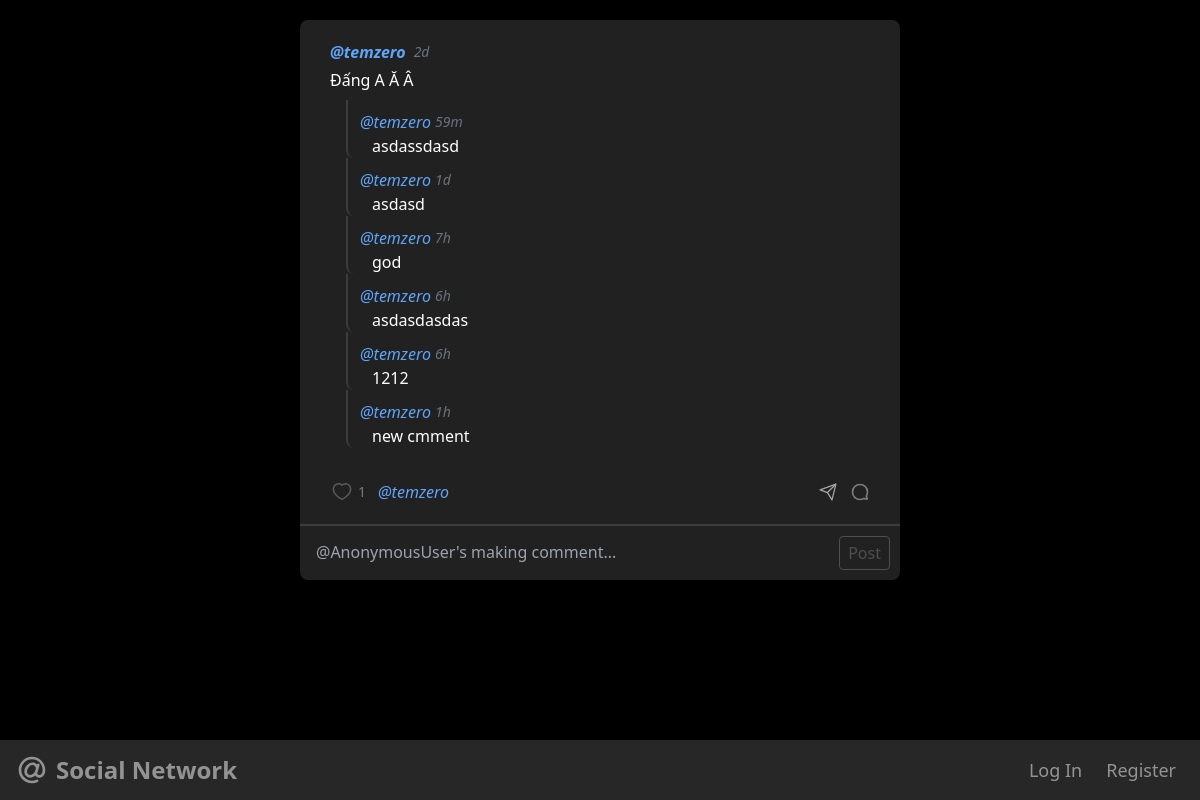
Page /post/34 on the committed database.
### network/models.py (models this page shows, shortened)
class Post(models.Model):
    user = models.ForeignKey(User, on_delete=models.CASCADE, related_name='author')
    content = models.CharField(max_length=999)
    likers = models.ManyToManyField(User, through='Like', related_name='liked_posts')
    time = models.DateTimeField(auto_now_add=True)
    def time_ago(self):
        diff = now() - self.time
        if diff < timedelta(minutes=1):
            return "Just now"
        elif diff < timedelta(hours=1):
            return f"{int(diff.total_seconds() / 60)}m"
        elif diff < timedelta(days=1):
            return f"{int(diff.total_seconds() / 3600)}h"
        elif diff < timedelta(days=7):
            return f"{diff.days}d"
        else:
            return f"{diff.days}d"

class User(AbstractUser):
    def __str__(self):
        return f"{self.username}"

class Comment(models.Model):
    user = models.ForeignKey(User, on_delete=models.CASCADE, related_name='commenter')
    content = models.CharField(max_length=299)
    post = models.ForeignKey(Post, on_delete=models.CASCADE, related_name='commented_post')
    time = models.DateTimeField(auto_now_add=True)
    def time_ago(self):
        diff = now() - self.time
        if diff < timedelta(minutes=1):
            return "Just now"
        elif diff < timedelta(hours=1):
            return f"{int(diff.total_seconds() / 60)}m"
        elif diff < timedelta(days=1):
            return f"{int(diff.total_seconds() / 3600)}h"
        elif diff < timedelta(days=7):
            return f"{diff.days}d"
        else:
            return self.time.strftime('%d %b %Y')

### network/views.py (the view)
# urls.py: path("post/<int:post_id>", views.post, name="post"),
def post(request, post_id):
    if request.method == 'GET':
        post = Post.objects.get(pk=post_id)
        return render(request, "network/post.html", {'post': post})

### network/templates/network/post.html (shortened to what this page needs)
{% extends "network/layout.html" %}
{% block body %}
<div class="posts" id="posts">
        <div class="post-detail" id="{{ post.id }}">
            <div class="flex justify-between">
                <div class="flex gap-2 items-center">
                    <a href="{% url 'profile' post.user.id %}" onclick="event.stopPropagation()" class="post-username font-bold text-blue-400 hover:underline italic">@{{post.user}}</a>
                    <h3 class="post-time text-sm text-gray-500 italic">{{ post.time_ago }}</h3>
                </div>
            </div>
            <h1 id="post-content" class="post-content mt-1">{{post.content}}</h1>
            <div class="comments">
                {% for comment in post.commented_post.all %}
                    {% include 'partials/postComments.html' %}
                {% endfor %}
            </div>
            <div id="post-buttons-container" class="flex gap-4 items-center justify-between mt-8">
                <form class="like-form flex items-center" action="{% url 'like' post.id %}" >
                    {% if user.is_authenticated %}
                        <button class="cursor-pointer flex items-center p-0 border-none" type="submit" onclick="event.stopPropagation();">
                            {% if user in post.likers.all %}
                                <img class="h-6 w-6" src="../../static/icons/hearted.svg" alt="Unlike">
                            {% else %}
                                <img class="h-6 w-6 opacity-60 hover:opacity-100" src="../../static/icons/heart.svg" alt="Like">
                            {% endif %}
                        </button>
                    {% else %}
                        <button class="cursor-not-allowed opacity-50 flex items-center p-0 border-none" type="button" onclick="alert('You must be logged in to like posts!')">
                            <img class="opacity-50 h-6 w-6 self-start" src="../../static/icons/heart.svg" alt="Like">
                        </button>
                    {% endif %}
                    {% if post.likers.all %}
                        <span class="text-sm opacity-40 ml-1">
                            {{post.likers.count}}
                        </span>
                        <span class="w-[400px] text-gray-400 ml-3 mr-4 overflow-hidden text-ellipsis whitespace-nowrap block">
                            {% for liker in post.likers.all %}
                                <a href="{% url 'profile' liker.id %}" class="text-blue-400 hover:underline italic" onclick="event.stopPropagation()">@{{ liker }}</a>
                            {% endfor %}
                        </span>
                    {% endif %}
                </form>
                <div class="flex">
                    <button class="mr-3 opacity-60 hover:opacity-100 cursor-pointer flex items-center border-none" onclick="event.stopPropagation(); alert('Share!');">
                        <img class="h-5 w-5" src="../../static/icons/share.svg" alt="Share">
                    </button>
                    {% if user.is_authenticated %}
                        <button id="comment-button" class="comment-button opacity-60 hover:opacity-100 cursor-pointer flex items-center border-none">
                            <img class="h-5 w-5" src="../../static/icons/comment.svg" alt="Comment">
                            {% if post.commented_post.count %}
                                <span class="text-sm ml-1">
                                    {{post.commented_post.count}}
                                </span>
                            {% endif %}
                        </button>
                    {% else %}
                        <button class="cursor-not-allowed opacity-40 flex items-center p-0 border-none " type="button" onclick="alert('You must be logged in to comment!')">
                            <img class="h-5 w-5" src="../../static/icons/comment.svg" alt="Comment">
                        </button>
                    {% endif %}
                </div>
            </div>
            <form id="{{ post.id }}" class="comment-form" action="{% url 'comment' post.id %}">
                <textarea rows="1" id="comment-area" placeholder="@{{user}}'s making comment..." name="content" required autofocus></textarea>
                <button id="post-btn" class=" py-1 px-2" type="submit" disabled>Post</button>
            </form>
        </div>
</div>
{% endblock %}

### network/templates/partials/postComments.html (shortened to what this page needs)
<div class="comment" id="{{comment.id}}">
    <div class="flex justify-between">
        <div class="flex items-center gap-1">
            {% if comment.user %}
                <a href="{% url 'profile' comment.user.id %}" onclick="event.stopPropagation()" class="comment-username text-blue-400 hover:underline italic">@{{ comment.user }}</a>
            {% else %}
                <span class="text-gray-400 comment-username italic">@Anonymous</span>
            {% endif %}
            <h3 class="comment-time text-sm text-gray-500 italic">{{ comment.time_ago }}</h3>
        </div>
    </div>
    <h1 id="comment-content" class="comment-content ml-3">{{ comment.content }}</h1>
</div>

### network/static/network/styles.css (style rules this page uses)
:root { --text-color: white; --bg-color: black; --bg-item: rgb(33, 33, 33); --sidebar-bg: rgba(99, 99, 99, 0.4); --border-color: #3c3c3c; }
html { color: var(--text-color); background-color: var(--bg-color); }
textarea { background-color: transparent; border: none; outline: none; width: 100%; height: auto; max-height: 74vh; }
button, .button { border: 1px solid white; border-radius: 4px; padding: 4px 8px; display: flex; align-items: center; justify-content: center; }
button:disabled, .button:disabled { opacity: 0.2; }
.posts { width: 600px; border-radius: 8px; background-color: var(--bg-item); }
.post-detail { padding: 20px 30px; }
.post-detail .comment-form { margin: -20px -30px; margin-top: 20px; border-top: 2px solid var(--border-color); }
.comments { display: flex; flex-direction: column; margin-top: 8px; margin-bottom: 12px; }
.comment { margin-left: 16px; padding-top: 10px; padding-left: 12px; border-left: 2px solid var(--border-color); border-bottom-left-radius: 8px; }
.comment-form { display: flex; gap: 8px; align-items: end; padding: 10px; margin-left: -24px; margin-right: -24px; margin-bottom: -16px; border-top: 2px solid var(--border-color); }
.comment-form textarea { padding-left: 6px; padding-bottom: 6px; }

### rows in the picture
Post: user "temzero", time_ago "2d", content "Đấng A Ă Â", likers.count "1"
Comment: user "temzero", time_ago "59m", content "asdassdasd"
Comment: user "temzero", time_ago "1d", content "asdasd"
Comment: user "temzero", time_ago "7h", content "god"
Comment: user "temzero", time_ago "6h", content "asdasdasdas"
Comment: user "temzero", time_ago "6h", content "1212"
Comment: user "temzero", time_ago "1h", content "new cmment"
User: username "temzero"
